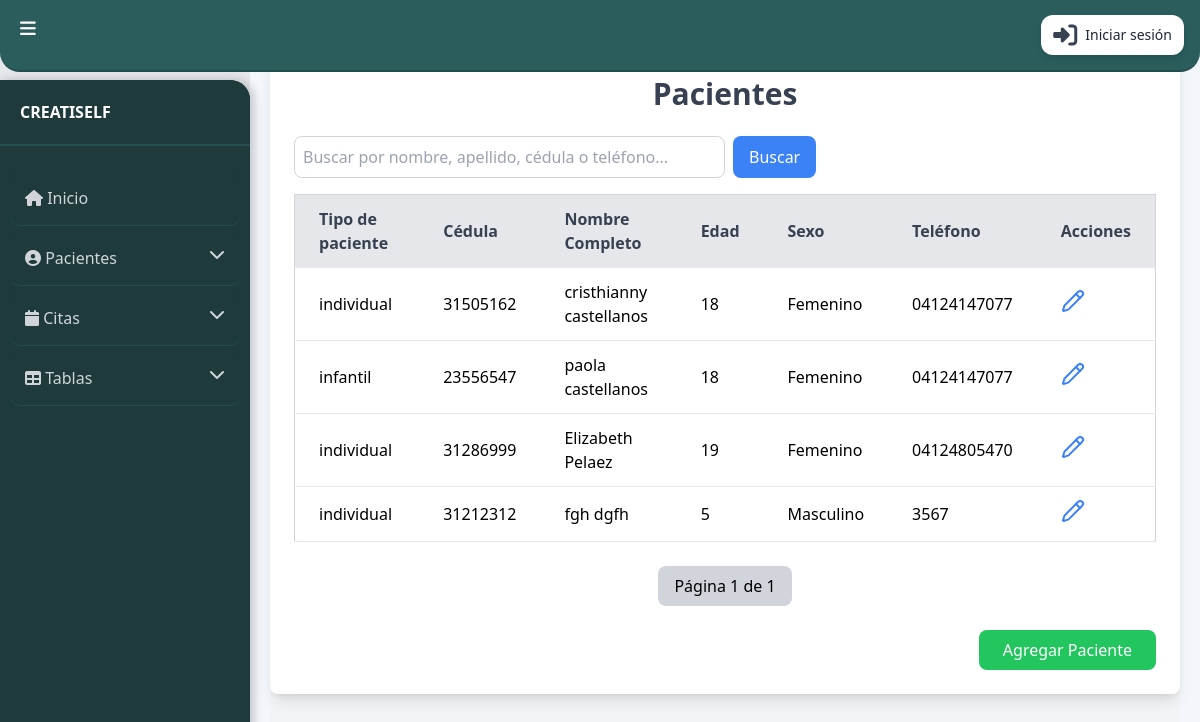
The app's page /pacientes/listar/, older data.
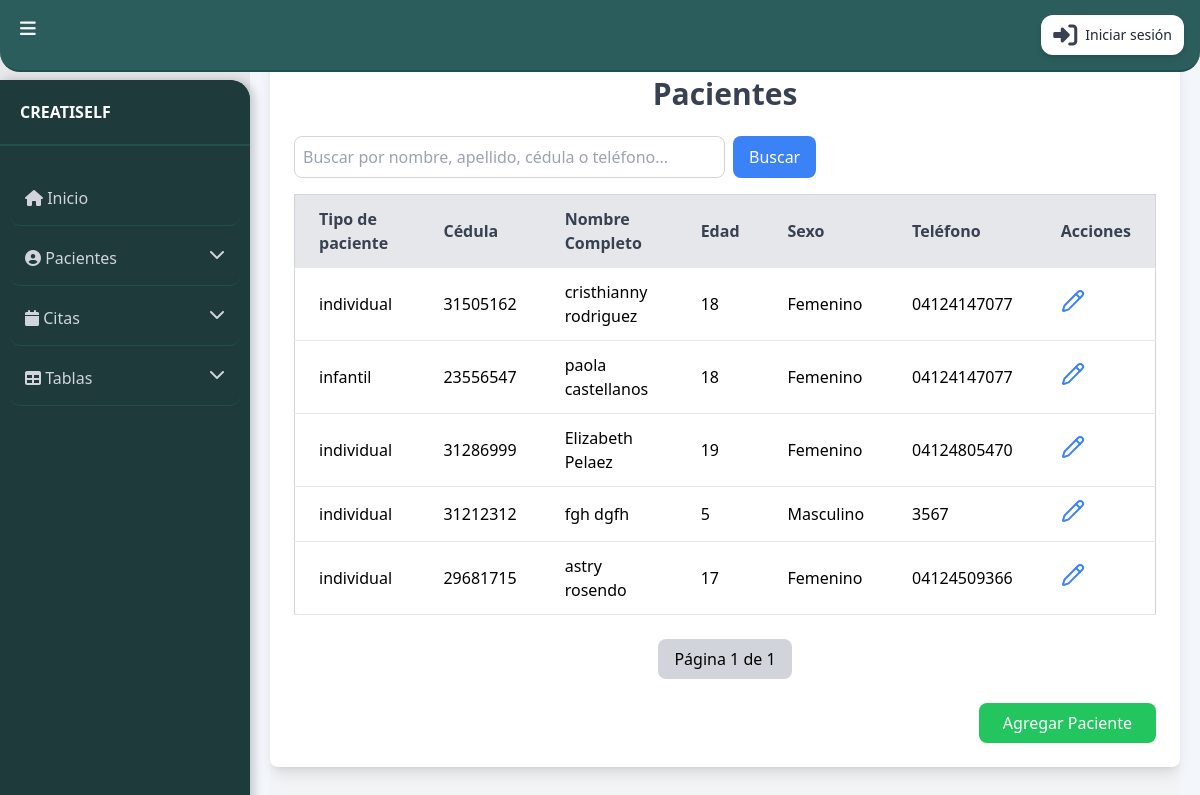
The same page, newer data.
### app/models.py (models this page shows, shortened)
class Paciente(models.Model):
    tipo_paciente = models.CharField(max_length=10, choices=[('individual', 'Individual'), ('infantil', 'Infantil'), ('pareja', 'Pareja') ])
    cedula = models.CharField(max_length=20, unique=True)
    nombre = models.CharField(max_length=50)
    nombre2 = models.CharField(max_length=50, blank=True, null=True)
    apellido = models.CharField(max_length=50)
    apellido2 = models.CharField(max_length=50, blank=True, null=True)
    telefono = models.CharField(max_length=20)
    edad = models.IntegerField()
    sexo = models.CharField(max_length=10, choices=[('masculino', 'Masculino'), ('femenino', 'Femenino')])
    direccion = models.TextField()
    nivel_academico = models.CharField(
    max_length=20,
    choices=[
        ('primaria', 'Primaria'),
        ('secundaria', 'Secundaria'),
        ('bachillerato', 'Bachillerato'),
        ('tecnico', 'Técnico'),
        ('tecnologo', 'Tecnólogo'),
        ('pregrado', 'Pregrado'),
        ('licenciatura', 'Licenciatura'),
        ('especializacion', 'Especialización'),
        ('maestria', 'Maestría'),
        ('doctorado', 'Doctorado'),
        ('postdoctorado', 'Postdoctorado'),
        ('diplomado', 'Diplomado'),
        ('curso', 'Curso'),
        ('sin_estudios', 'Sin estudios formales'),
    ],
    default='sin_estudios'
    )
    pais = models.ForeignKey('Pais', on_delete=models.CASCADE)
    estado = models.ForeignKey('Estado', on_delete=models.CASCADE)
    ciudad = models.ForeignKey('Ciudad', on_delete=models.CASCADE)
    antecedentes_personales = models.ForeignKey('AntecedentesPersonales', on_delete=models.SET_NULL, null=True, blank=True)
    condicion = models.ForeignKey('Condicion', on_delete=models.SET_NULL, null=True, blank=True)

### app/viewspacientes.py (the view)
# urls.py: path('pacientes/listar/', listar_pacientes, name='Listar_pacientes'),
def listar_pacientes(request):
    pacientes = Paciente.objects.all()
    query = request.GET.get('q', '')
    if query:
        pacientes = pacientes.filter(
            Q(cedula__icontains=query) |
            Q(nombre__icontains=query) |
            Q(apellido__icontains=query)
        )
    paginator = Paginator(pacientes, 15)
    page_number = request.GET.get('page')
    pacientes = paginator.get_page(page_number)
    context = {
        'pacientes': pacientes,
        'query': query,
        'condiciones': Condicion.objects.all(),
        'antecedentes': AntecedentesPersonales.objects.all(),
        'paises': Pais.objects.all(),
        'estados': Estado.objects.all(),
        'ciudades': Ciudad.objects.all(),
    }
    return render(request, 'paciente/listar_pacientes.html', context)

### app/templates/paciente/listar_pacientes.html (shortened to what this page needs)
{% extends 'base.html' %}
{% block content %}
<div class="min-h-screen bg-gray-100 py-8">
    <div class="max-w-6xl mx-auto bg-white p-6 rounded-lg shadow-lg">
        <h1 class="text-3xl font-bold text-center text-gray-700 mb-6">Pacientes</h1>
        <div class="overflow-x-auto">
         <form method="GET" action="{% url 'Listar_pacientes' %}" class="flex space-x-2 mb-4">
            <input
                type="text"
                id="searchInput"
                name="q"
                placeholder="Buscar por nombre, apellido, cédula o teléfono..."
                class="p-2 border border-gray-300 rounded-lg w-1/2"
                value="{{ query|default:'' }}"
                onkeyup="filterTable()"
            />
            <button type="submit" class="bg-blue-500 text-white px-4 py-2 rounded-lg hover:bg-blue-600">
                Buscar
            </button>
        </form>
            <table class="min-w-full bg-white border border-gray-300 rounded-lg shadow-sm">
                <thead class="bg-gray-200 text-gray-700 text-left">
                    <tr>
                        <th class="py-3 px-6 border-b">Tipo de paciente</th>
                        <th class="py-3 px-6 border-b">Cédula</th>
                        <th class="py-3 px-6 border-b">Nombre Completo</th>
                        <th class="py-3 px-6 border-b">Edad</th>
                        <th class="py-3 px-6 border-b">Sexo</th>
                        <th class="py-3 px-6 border-b">Teléfono</th>
                        <th class="py-3 px-6 border-b text-center">Acciones</th>
                    </tr>
                </thead>
                <tbody>
                    {% for paciente in pacientes %}
                        <tr class="border-b hover:bg-gray-100">
                            <td class="py-3 px-6">{{ paciente.tipo_paciente }}</td>
                            <td class="py-3 px-6">{{ paciente.cedula }}</td>
                            <td class="py-3 px-6">{{ paciente.nombre }} {{ paciente.apellido }}</td>
                            <td class="py-3 px-6">{{ paciente.edad }}</td>
                            <td class="py-3 px-6 capitalize">{{ paciente.sexo }}</td>
                            <td class="py-3 px-6">{{ paciente.telefono }}</td>
                            <td class="py-3 px-6">
                                <button class="text-blue-500 hover:text-blue-700" onclick="openModalEditarPaciente('{{ paciente.id }}')">
                                    <i data-lucide="pencil" class="w-6 h-6"></i>
                                </button>
                            </td>
                        </tr>
                    {% endfor %}
                </tbody>
            </table>
        </div>
        <div class="mt-6 flex justify-center space-x-2">
            <span class="px-4 py-2 bg-gray-300 rounded-lg">Página {{ pacientes.number }} de {{ pacientes.paginator.num_pages }}</span>
        </div>
        <div class="mt-6 flex justify-end">
            <a href="{% url 'Crear_pacientes' %}" class="bg-green-500 text-white py-2 px-6 rounded-lg hover:bg-green-600 transition">
                Agregar Paciente
            </a>
        </div>
    </div>
</div>
{% endblock %}

Row changes from the older to the newer data that the page shows:
changed Paciente "cristhianny": apellido "castellanos" → "rodriguez"
added Paciente: tipo_paciente "individual", cedula "29681715", nombre "astry", apellido "rosendo", edad "17", sexo "Femenino", telefono "04124509366"
